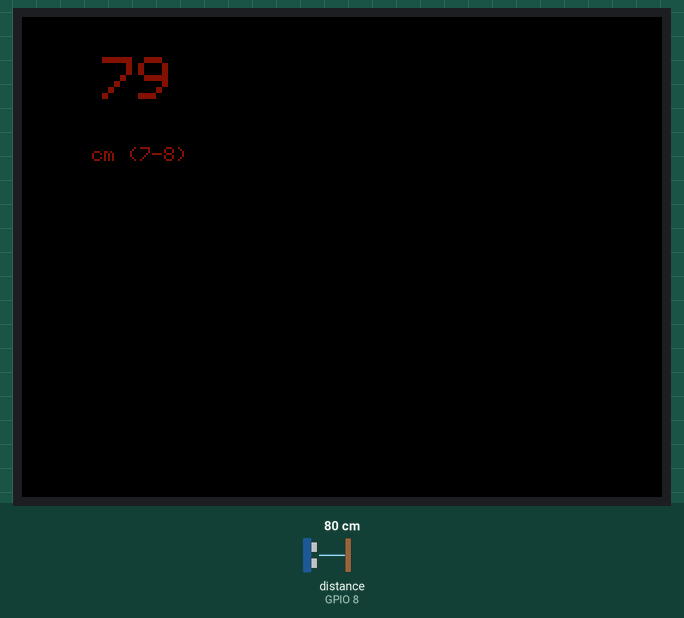
Recording of a sketch running on a simulated ESP32-S3. Parts: 320×240 colour display. Wiring (inferred from the names in the program): ultrasonic range finder: trigger GPIO 7; echo GPIO 8. The test bench sets the inputs (shaded band); at power-on: distance to the obstacle (sensor on GPIO 8) 80 cm. The echo pulse lasts 58.3 µs per cm; what the sketch prints to the serial monitor is not drawn.

Above: at 1.4 s.
1.5 s: distance to the obstacle (sensor on GPIO 8) set to 4 cm
At 2.2 s:
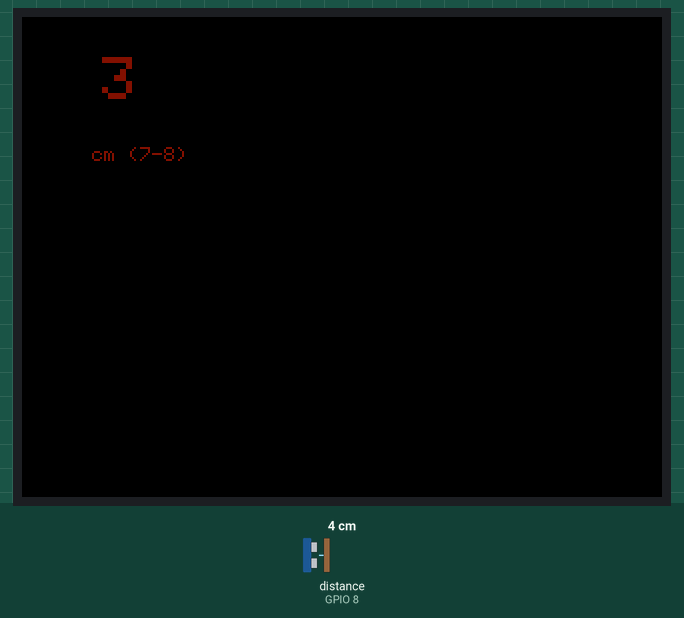
3.0 s: distance to the obstacle (sensor on GPIO 8) set to 2 cm
At 4.2 s:
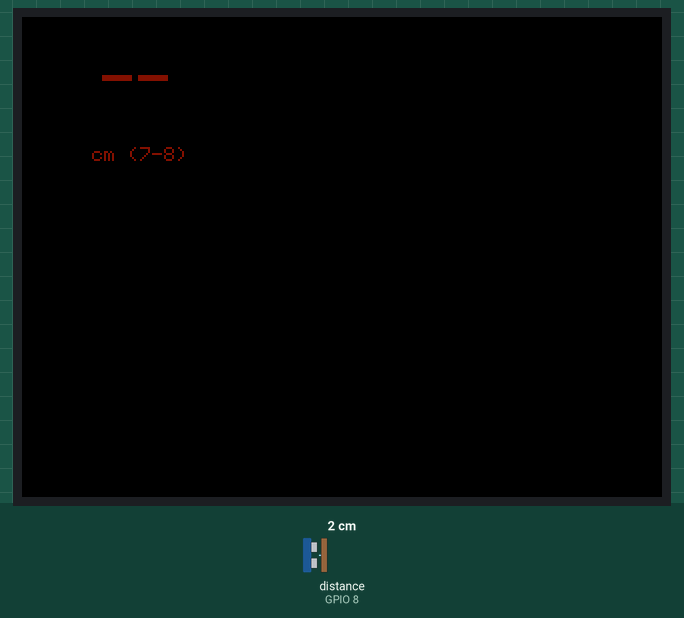
4.5 s: distance to the obstacle (sensor on GPIO 8) set to 9 cm
At 5.4 s:
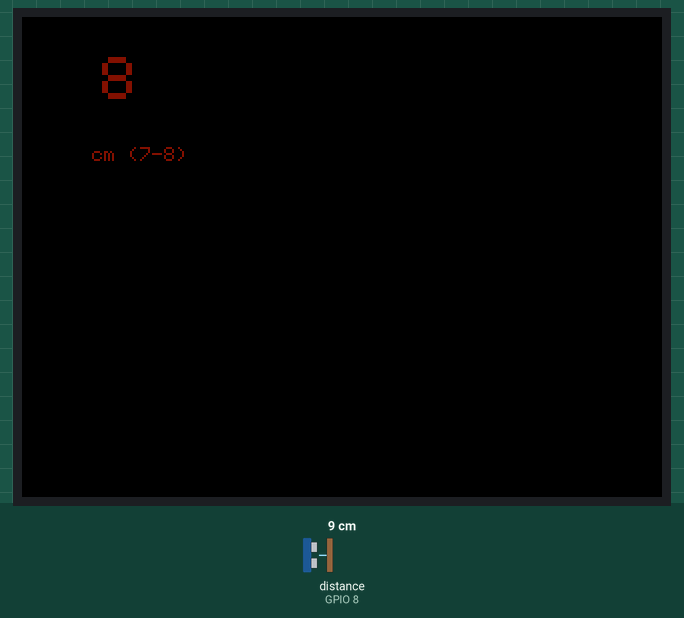
Timing chart, 0 to 7.5 s (numbered marks = the images above; inputs shaded):
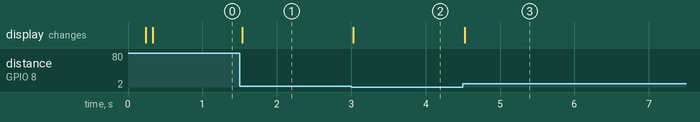

Measured:
- the behaviour switches between 3 and 2 cm on distance to the obstacle (sensor on GPIO 8) (found by bisection; images 1 and 2)
- after the input at 1.5 s, the display: changes at once (image 1)
- after the input at 3.0 s, the display: changes at once (image 2)
- after the input at 4.5 s, the display: changes at once (image 3)

The sketch:

atoms3_ultrasonic.ino
```cpp
#include <M5Unified.h>
#include <M5GFX.h>

// Pin assignments for M5Atom S3 bottom header
#define TRIG_PIN  7   // G7
#define ECHO_PIN  8   // G8

void setup() {
  // Initialize M5Unified with default settings (auto-detects device)
  M5.begin();

  // Optional: Configure display explicitly if auto-detect fails
  // For Atom S3, the screen usually initializes automatically with M5.begin()

  // Setup Display
  M5.Lcd.setRotation(1);
  M5.Lcd.fillScreen(TFT_BLACK);
  M5.Lcd.setTextColor(TFT_WHITE, TFT_BLACK);
  M5.Lcd.setTextSize(2);

  Serial.begin(115200);
  Serial.println("M5Atom S3 Ultrasonic Test");
}

void loop() {
  long distance = readDistanceCM(TRIG_PIN, ECHO_PIN);

  // Clear area and show distance
  M5.Lcd.fillRect(0, 20, 128, 40, TFT_BLACK);
  M5.Lcd.setCursor(40, 20);
  M5.Lcd.setTextSize(3);

  if (distance < 0) {
    M5.Lcd.println("--");
    Serial.println("No object detected");
  } else {
    M5.Lcd.printf("%ld", distance);
    Serial.print("Distance: ");
    Serial.print(distance);
    Serial.println(" cm");
  }

  // Small text at bottom
  M5.Lcd.setTextSize(1);
  M5.Lcd.setTextColor(0x808080, TFT_BLACK); // Gray color
  M5.Lcd.setCursor(35, 65);
  M5.Lcd.printf("cm (%d-%d)", TRIG_PIN, ECHO_PIN);

  delay(80);
}

long readDistanceCM(int trigPin, int echoPin) {
  long duration;

  pinMode(trigPin, OUTPUT);
  pinMode(echoPin, INPUT);

  digitalWrite(trigPin, LOW);
  delayMicroseconds(2);
  digitalWrite(trigPin, HIGH);
  delayMicroseconds(10);
  digitalWrite(trigPin, LOW);

  duration = pulseIn(echoPin, HIGH, 30000L);

  if (duration == 0) return -1;

  float distance = duration * 0.034 / 2;

  if (distance > 400 || distance < 2) return -1;

  return (long)distance;
}
```
